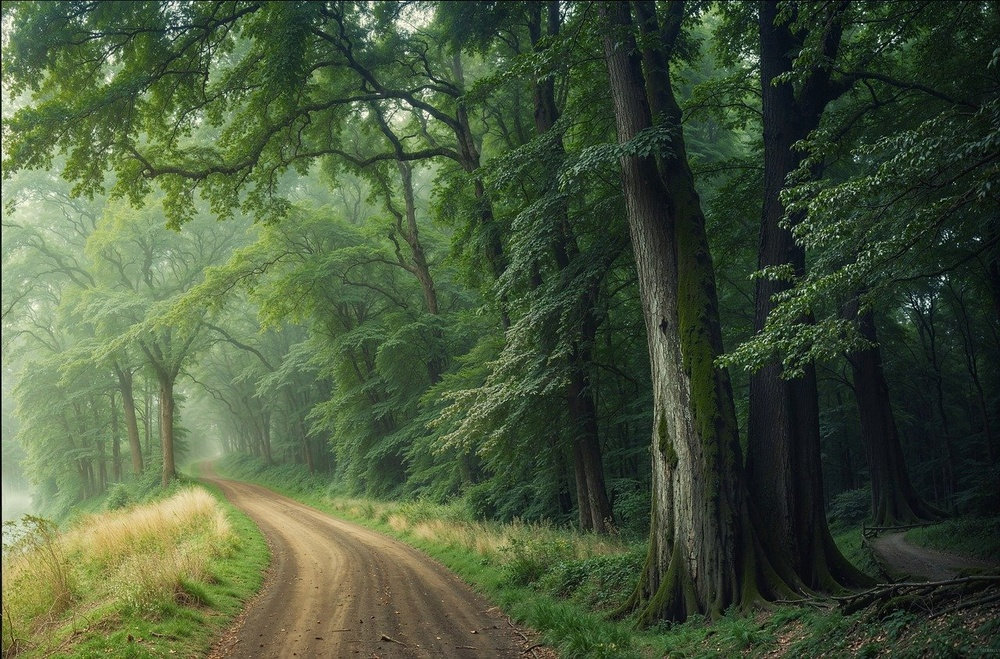
#> input picture Artificial Intelligence Lab/Lab_Practice_Old/Sample_Image.jpg, 1000 x 659 px, shrunk from 1280 x 843 before the run
$ jupyter execute Image_RGB_To_Grayscale_OpenCV.ipynb
#> lines starting #> are read from the running program, lines starting #| are printed output that depends on the picture
[cell 1]
import matplotlib.pyplot as plt
import numpy as np
import cv2

[cell 2]
def display_imgs(img_set, title_set = 'image template', row = 1, col = 2):
  n = len(img_set)
  plt.figure(figsize = (20, 20))
  for i in range(n):
    plt.subplot(row, col, i+1)
    if (title_set != ''):
      plt.title(title_set[i])
    if (len(img_set[i].shape) == 2):
      plt.imshow(img_set[i], cmap = 'gray')
    else:
      plt.imshow(img_set[i])
    plt.axis('off')
  plt.show()
  plt.close()

[cell 3]
# Load an image from the Goggle Drive
img_path = './Sample_Image.jpg' # This is a temporary path.
                                # Upload an mage file into /content folder every time
                                # after starting colab
rgb_img = plt.imread(img_path)
#> rgb_img is the input picture: shape (659, 1000, 3); mean R, G, B 72.8, 87.9, 60.4
print(rgb_img.shape)
#| (659, 1000, 3)

# Turn RGB image into a grayscale image
gray_img = cv2.cvtColor(rgb_img, cv2.COLOR_RGB2GRAY)
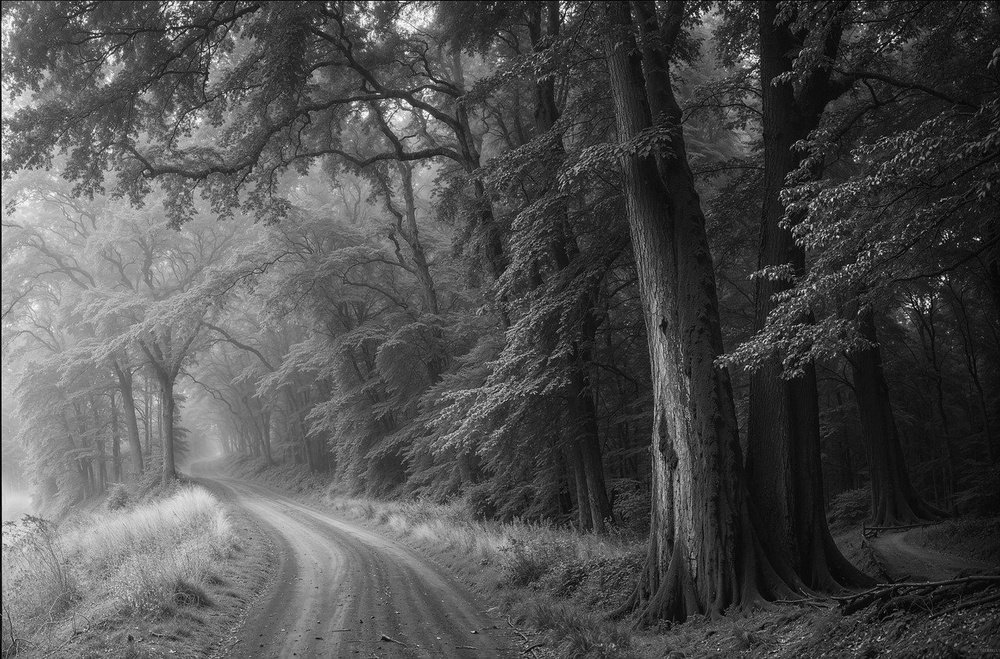
#> gray_img: shape (659, 1000); min 0, max 253, mean 80.3
print(gray_img.shape)
#| (659, 1000)

# Display loaded image
img_set = [rgb_img, gray_img]
title_set = ['RGB', 'Grayscale']
display_imgs(img_set, title_set, row = 1, col = 2)
#> in display_imgs, `n = len(img_set)`: n = 2
#> in display_imgs, `plt.show()`:
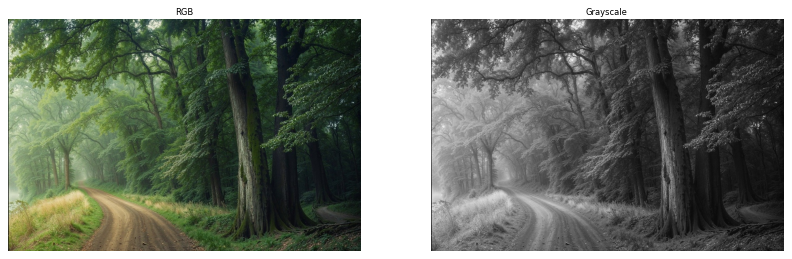
#> figure drawn by matplotlib, 2 panels
